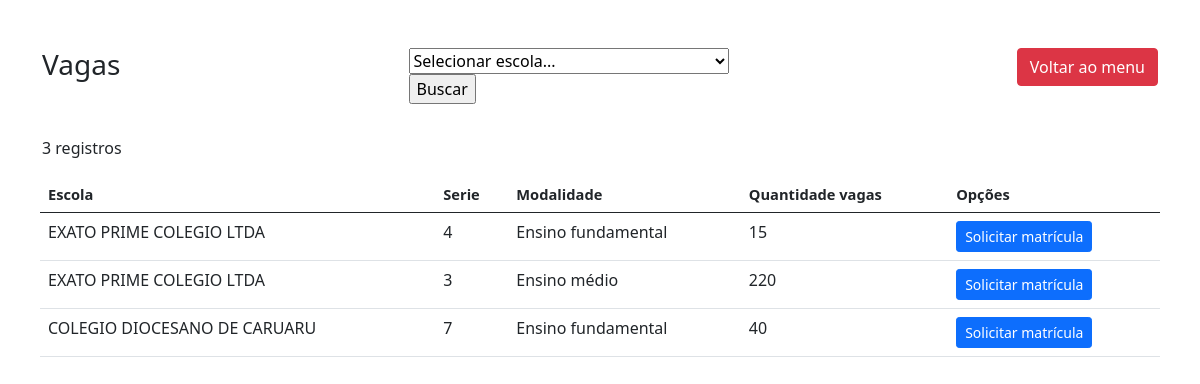
The page /educacional/buscarVagasEscolas on the database as committed earlier.
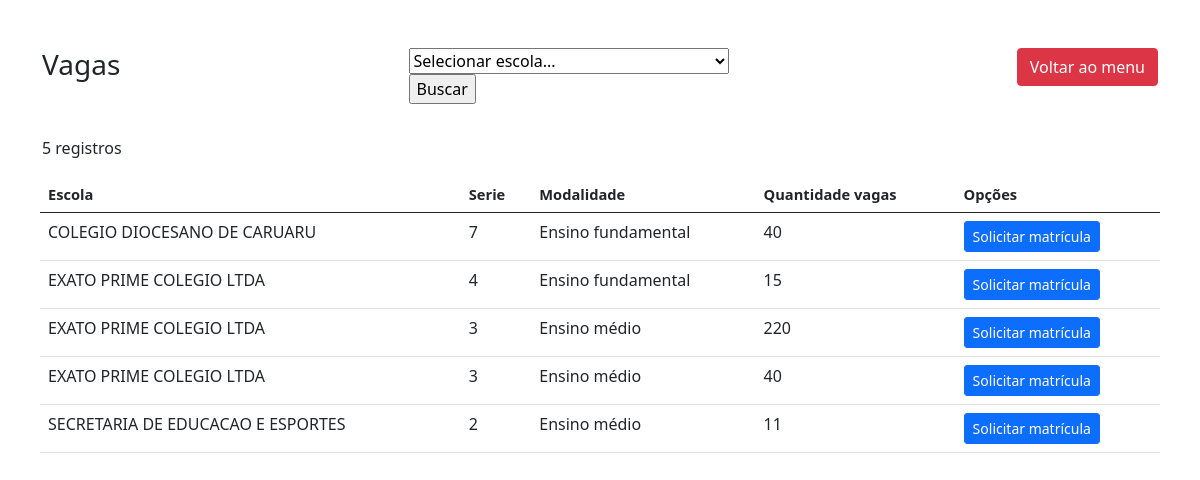
The same page on the database as committed later.
### tables this page shows
CREATE TABLE `vagas` (
  `id` int NOT NULL,
  `idEscola` int DEFAULT NULL,
  `quantidade` int DEFAULT NULL,
  `modalidade` varchar(120) DEFAULT NULL,
  `serie` int DEFAULT NULL
);

CREATE TABLE `escolas` (
  `id` int NOT NULL,
  `razaoSocial` varchar(150) DEFAULT NULL,
  `cnpj` varchar(35) DEFAULT NULL,
  `cidade` varchar(90) DEFAULT NULL,
  `estado` varchar(70) DEFAULT NULL
);

### App/Core/Controller.php (called while the page is built, shortened)
<?php
class Controller {
    public function model($model) {
        return new $model;
    }
    public function view($view, $data = []) {
        require_once 'App/Views/'.$view.'.php';
    }
}

### App/Controllers/educacional.php (called while the page is built, shortened)
<?php
class Educacional extends Controller{
	public function buscarVagasEscolas(){
			$vagasDao = $this->model('VagasDao');
        	$vagasEscola = $vagasDao->listarTodasVagas();
        	$this->view('home/resultadoVagas', $data = ['vagasEscolas' => $vagasEscola]);
	}
}

### App/Core/App.php (called while the page is built, shortened)
<?php
class App {
    protected $method = 'home';
    public function __construct(){
       ($url = $this->parseURL());
        if(file_exists('App/Controllers/'.$url[1]. '.php')):
            unset($url[1]);
        endif;
        $this->controller = new $this->controller;
        if(isset($url[2])):
            if(method_exists($this->controller, $url[2])):
                $this->method = $url[2];
                unset($url[2]);
                unset($url[0]);
            endif;
        endif;
    $this->params = $url ? array_values($url): [];
    call_user_func_array([$this->controller,$this->method], $this->params);
    }
    public function parseURL(){
        return explode('/',filter_var ($_SERVER['SERVER_NAME'].$_SERVER['REQUEST_URI'],FILTER_SANITIZE_URL));
    }
}

### index.php (called while the page is built, shortened)
<?php
 $app = new App\Core\App();

### App/Core/Conexao.php (called while the page is built, shortened)
<?php
class Conexao{
    private static $instance;
    public static function getConn(){
        if(!isset(self::$instance)):
            self::$instance = new \PDO('mysql:host=localhost;dbname=educacionalvagas;charset=utf8','root', '12345');
        endif;
        return self::$instance;
    }
}

### App/Models/VagasDao.php (called while the page is built, shortened)
<?php
class VagasDao extends Conexao{
	public function listarTodasVagas(){
		$query = "SELECT e.id, e.razaoSocial, e.cnpj, e.cidade, e.estado, v.id, v.idEscola, v.quantidade, v.modalidade, v.serie FROM escolas e INNER JOIN vagas v ON v.idEscola = e.id";
		$stmt = Conexao::getConn()->prepare($query);
		$stmt->execute();
		if($stmt->rowCount() > 0):
			$resultado = $stmt->fetchAll(\PDO::FETCH_ASSOC);
			return $resultado;
		else:
			return [];
		endif;
	}
}

### App/Views/home/resultadoVagas.php (the view, shortened to what this page needs)
<link href="//cdnjs.cloudflare.com/ajax/libs/select2/4.0.0/css/select2.min.css" rel="stylesheet" />
  <link rel="stylesheet" href="<?php echo URL_BASE; ?>Resource/css/resultadoVagas.css">
 <link rel="stylesheet" href="<?php echo URL_BASE; ?>Resource/bootstrap-5.0.0-beta2-dist/css/bootstrap.min.css">
<div class="container  mt-5 d-flex justify-content-between">
    <div class="mb-3 ml-1">
      <h3 id="title">Vagas</h3>
    </div>
    <div class="mb-3">
        <form action="<?php echo URL_BASE; ?>educacional/buscarVagasEscolas" method="POST">
              <select class="" id="escolas" name="escolas">
                 <option onselect="" value="">Selecionar escola...</option>
              </select><br>
              <input type="submit" name="buscar" value="Buscar" id="buscarButton">
        </form>
    </div>
    <div class="mb-3 ml-1">
    <a type="button" href="<?php echo URL_BASE; ?>educacional/home" class=" btn btn-danger">Voltar ao menu</a>
    </div>
</div>
<div id="subBarra" class="container">
  <div class="mb-3 ml-1">
     <label><span><?php echo count($data['vagasEscolas']); ?></span> registros</label>
  </div>
</div>
<table class="table mt-2">
  <thead class="thead-dark">
    <tr>
      <th scope="col">Escola</th>
      <th scope="col">Serie</th>
      <th scope="col">Modalidade</th>
      <th scope="col">Quantidade vagas</th>
      <th scope="col">Opções</th>
    </tr>
  </thead>
  <tbody>
    <?php foreach($data['vagasEscolas'] as $vagas): ?>
    <tr>
      <td><?php echo $vagas['razaoSocial']; ?></td>
      <td><?php echo $vagas['serie']; ?></td>
      <td><?php echo $vagas['modalidade']; ?></td>
      <td><?php echo $vagas['quantidade']; ?></td>
      <td><a type="button" data-bs-toggle="modal" data-bs-target="#exampleModal" class="open-AddBookDialog btn btn-primary btn-sm" data-id="<?php echo $vagas['idEscola']; ?>" data-modalidade="<?php echo $vagas['modalidade']; ?>" data-serie="<?php echo $vagas['serie']; ?>" >Solicitar matrícula</a></td>
    </tr>
    <?php endforeach; ?>
  </tbody>
</table>

### Resource/css/resultadoVagas.css (style rules this page uses)
table { max-width: 70rem; margin: auto; }
th { font-size: 11pt; }
select#escolas { width: 320px; }

Rows that differ between the two databases and show on the page:
shown differently, row unchanged: vagas "COLEGIO DIOCESANO DE CARUARU": moves up the list
added vagas: idEscola.razaoSocial "EXATO PRIME COLEGIO LTDA", serie "3", modalidade "Ensino médio", quantidade "40"
added vagas: idEscola.razaoSocial "SECRETARIA DE EDUCACAO E ESPORTES", serie "2", modalidade "Ensino médio", quantidade "11"
Other text that changed with them:
count($data['vagasEscolas']): "3" → "5"
